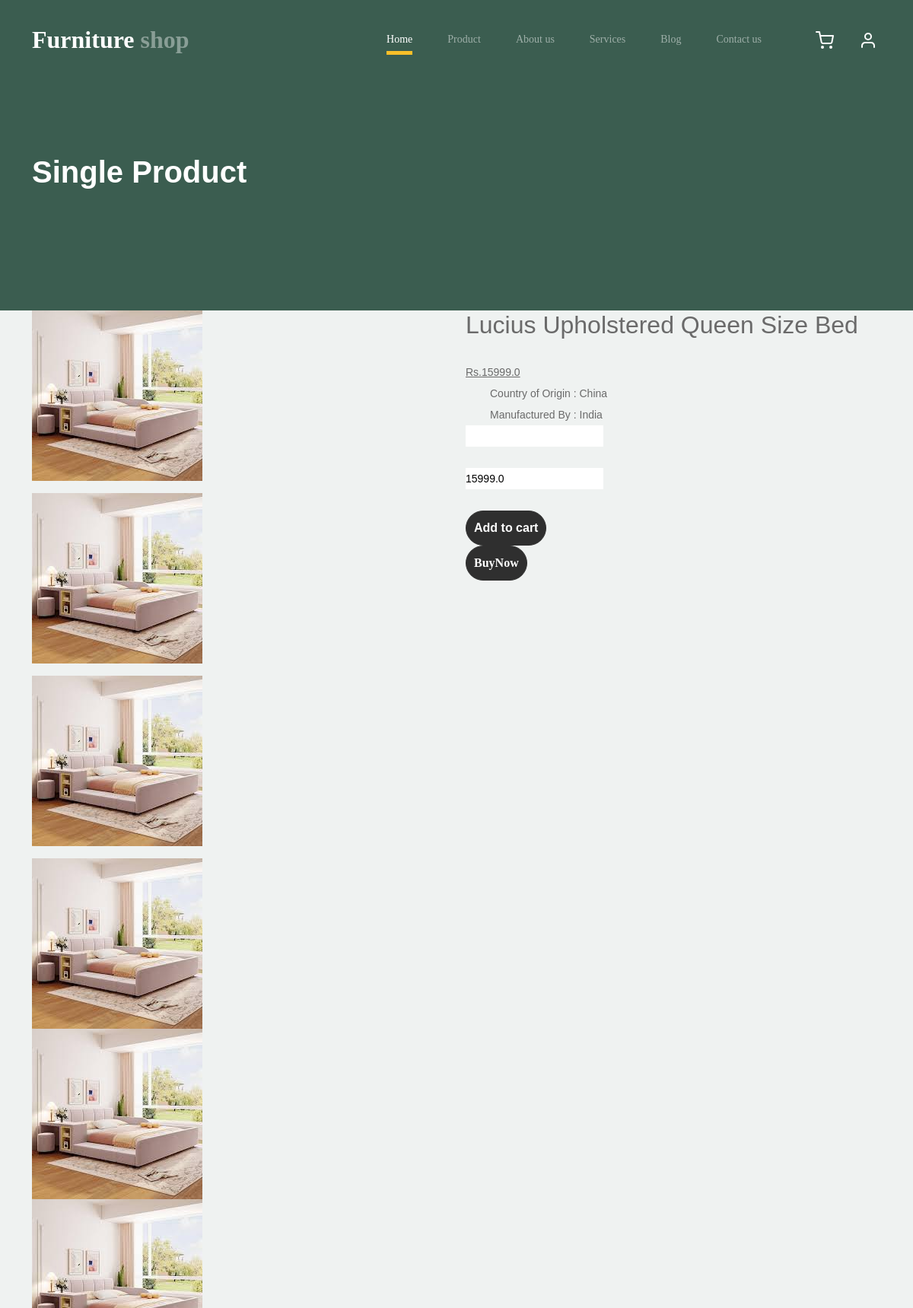
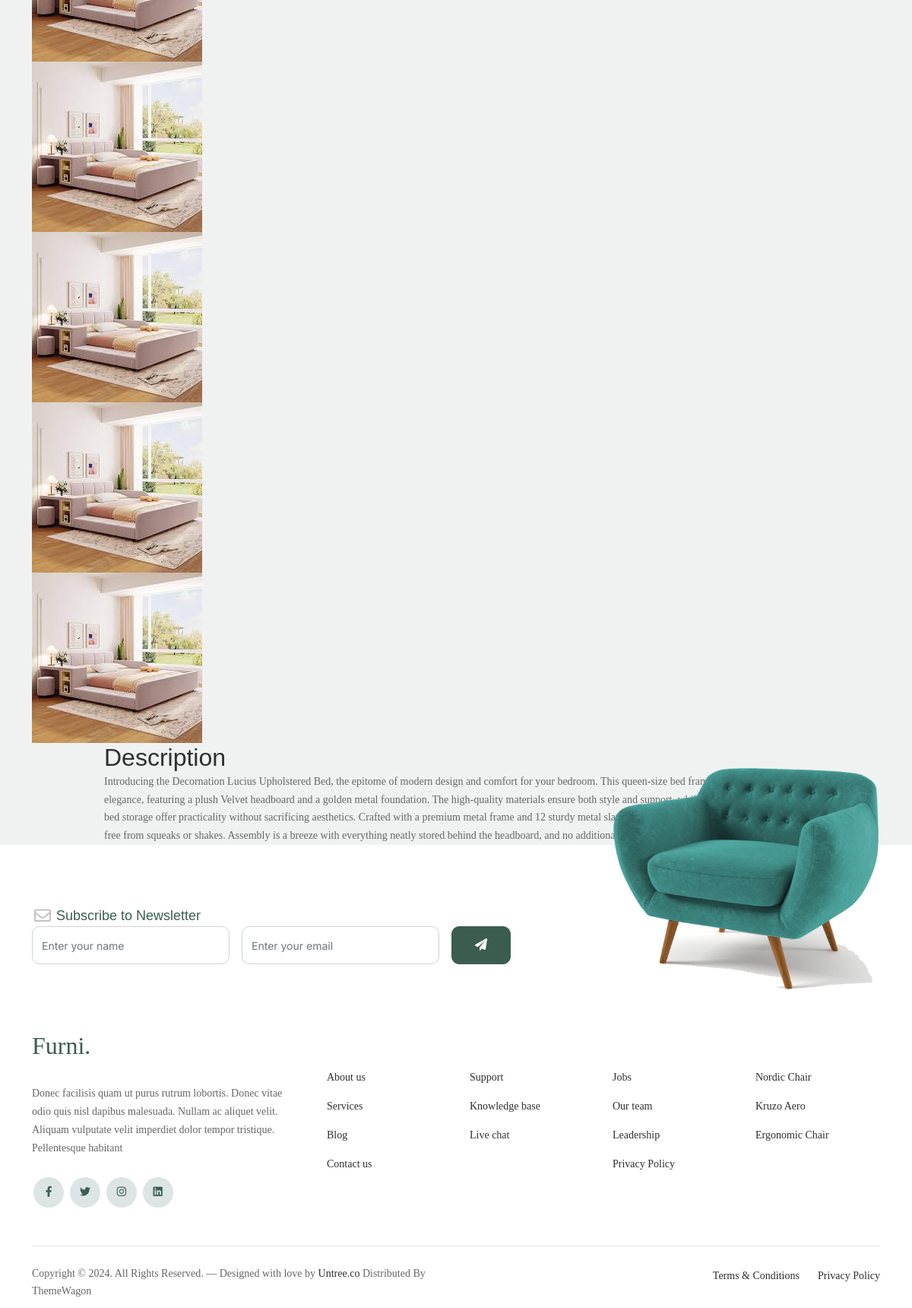
Screenshot of /single_product/4/ (upper part) with the database file from the repository (2 pictures, top to bottom).
### Furniture_app/models.py (models this page shows)
class Product_Db(models.Model):
    Product_Category=models.CharField(max_length=200,null=True,blank=True)
    Product_Name=models.CharField(max_length=200,null=True,blank=True)
    Quantity=models.IntegerField(null=True,blank=True)
    MRP=models.FloatField(null=True,blank=True)
    Discription=models.TextField(max_length=200,null=True,blank=True)
    Country_of_Origin=models.CharField(max_length=200,null=True,blank=True)
    Manufactured_By=models.CharField(max_length=200,null=True,blank=True)
    Product_Image1=models.ImageField(upload_to='product_images',null=True,blank=True)
    Product_Image2=models.ImageField(upload_to='product_images',null=True,blank=True)
    Product_Image3=models.ImageField(upload_to='product_images',null=True,blank=True)

### Web_App/views.py (the view)
# urls.py: path('single_product/<int:sin_id>/',views.single_product,name='single_product'),
def single_product(request,sin_id):
    sing=Product_Db.objects.get(id=sin_id)
    return render(request,'single_product.html',{'sing':sing})

### Web_App/templates/single_product.html (shortened to what this page needs)
<!DOCTYPE html>
{% load static %}
<html class="no-js" lang="en">
<head>
    <link href="{% static 'web/css/bootstrap.min.css' %}" rel="stylesheet">
    <link href="https://cdnjs.cloudflare.com/ajax/libs/font-awesome/6.0.0-beta3/css/all.min.css" rel="stylesheet">
    <link href="{% static 'web/css/tiny-slider.css' %}" rel="stylesheet">
    <link href="{% static 'web/css/style.css' %}" rel="stylesheet">
    <link rel="stylesheet" href="{% static 'web/assets/css/main.css' %}">
</head>
<body>
    <nav class="custom-navbar navbar navbar navbar-expand-md navbar-dark bg-dark" arial-label="Furni navigation bar">
        <div class="container">
            <a class="navbar-brand" href="{% url 'Home_Page' %}">Furniture<span> shop</span></a>
            <div class="collapse navbar-collapse" id="navbarsFurni">
                <ul class="custom-navbar-nav navbar-nav ms-auto mb-2 mb-md-0">
                    <li class="nav-item active"><a class="nav-link" href="{% url 'Home_Page' %}">Home</a></li>
                    <li><a class="nav-link" href="{% url 'product_page' %}">Product</a></li>
                    <li><a class="nav-link" href="{% url 'about_page' %}">About us</a></li>
                    <li><a class="nav-link" href="{% url 'services_page' %}">Services</a></li>
                    <li><a class="nav-link" href="{% url 'blog_page' %}">Blog</a></li>
                    <li><a class="nav-link" href="{% url 'contact_page' %}">Contact us</a></li>
                </ul>
                <ul class="custom-navbar-cta navbar-nav mb-2 mb-md-0 ms-5">
                    <li><a class="nav-link" href="{% url 'Cart_Page' %}"><img src="{% static 'web/images/cart.svg' %}"></a></li>
                    {% if request.session.Name %}
                    <li><a class="nav-link" href="{% url 'User_Sign_out' %}"><img src="{% static 'web/images/user.svg' %}">   {{request.session.Name}} <i style="color: red; font-style:normal;" >/LogOut</i> </a></li>
                    {% else %}
                    <li><a class="nav-link" href="{% url 'Sign_in' %}"><img src="{% static 'web/images/user.svg' %}"></a></li>
                    {% endif %}
                </ul>
            </div>
        </div>
    </nav>
    <div class="hero">
        <div class="container">
            <div class="row justify-content-between">
                <div class="col-lg-5">
                    <div class="intro-excerpt">
                        <h1>Single Product</h1>
                    </div>
                </div>
                <div class="col-lg-7">
                </div>
            </div>
        </div>
    </div>
    <main class="main">
        <section class="mt-50 mb-50">
            <div class="container">
                <div class="row">
                    <div class="col-lg-12">
                        <div class="row mb-50">
                            <div class="col-md-6 col-sm-12 col-xs-12">
                                <div class="detail-gallery">
                                    <div class="product-image-slider">
                                        <figure class="border-radius-10">
                                            <img src="{{sing.Product_Image1.url}}" alt="product image">
                                        </figure>
                                        <figure class="border-radius-10">
                                            <img src="{{sing.Product_Image2.url}}" alt="product image">
                                        </figure>
                                        <figure class="border-radius-10">
                                            <img src="{{sing.Product_Image3.url}}" alt="product image">
                                        </figure>
                                    </div>
                                    <div class="slider-nav-thumbnails pl-15 pr-15">
                                        <div><img src="{{sing.Product_Image2.url}}" alt="product image"></div>
                                        <div><img src="{{sing.Product_Image3.url}}" alt="product image"></div>
                                        <div><img src="{{sing.Product_Image1.url}}" alt="product image"></div>
                                        <div><img src="{{sing.Product_Image2.url}}" alt="product image"></div>
                                        <div><img src="{{sing.Product_Image3.url}}" alt="product image"></div>
                                        <div><img src="{{sing.Product_Image1.url}}" alt="product image"></div>
                                        <div><img src="{{sing.Product_Image2.url}}" alt="product image"></div>
                                    </div>
                                </div>
                            </div>
                            <div class="col-md-6 col-sm-12 col-xs-12">
                                <div class="detail-info">
                                    <h2 class="title-detail">{{sing.Product_Name}}</h2>
                                    <div class="product-detail-rating">
                                        <div class="product-rate-cover text-end">
                                        </div>
                                    </div>
                                    <div class="clearfix product-price-cover">
                                        <div class="product-price primary-color float-left">
                                            <ins><span class="text-brand">Rs.{{sing.MRP}}</span></ins>
                                        </div>
                                    </div>
                                    <div class="product_sort_info font-xs mb-30">
                                        <ul>
                                            <li class="mb-10">Country of Origin :
                                                {{sing.Country_of_Origin}}</li>
                                            <li class="mb-10">Manufactured By : {{sing.Manufactured_By}}
                                            </li>
                                        </ul>
                                    </div>
                                    <div class="detail-extralink">
                                        <form action="{% url 'Save_Cart' %}" method="post" enctype="multipart/form-data">
                                            <div style="width: 160px;" class="product-extra-link2">
                                                <input type="number" id="quantity" min="1" name="quantity_"><br><br>
                                                <input type="text" name="total_" id="total" placeholder="Total Price" value="{{sing.MRP}}"> <br><br>
                                                <button type="submit" class="btn" style="padding: 10px;">Add to cart</button>
                                                <a href="" ><button type="submit" class="btn" style="padding: 10px;">BuyNow</button></a>
                                            </div>
                                        </form>
                                    </div>
                                </div>
                            </div>
                        </div>
                        <div class="row">
                            <div class="col-lg-10 m-auto entry-main-content">
                                <h2 class="section-title style-1 mb-30">Description</h2>
                                <div class="description mb-50">
                                    <p>{{sing.Discription}}</p>
                                </div>
                            </div>
                        </div>
                    </div>
                </div>
            </div>
        </section>
    </main>
    <footer class="footer-section">
        <div class="container relative">
            <div class="sofa-img">
                <img src="{% static 'web/images/sofa.png' %}" alt="Image" class="img-fluid">
            </div>
            <div class="row">
                <div class="col-lg-8">
                    <div class="subscription-form">
                        <h3 class="d-flex align-items-center"><span class="me-1"><img
                                    src="{% static 'web/images/envelope-outline.svg' %}" alt="Image"
                                    class="img-fluid"></span><span>Subscribe to Newsletter</span></h3>
                        <form action="#" class="row g-3">
                            <div class="col-auto">
                                <input type="text" class="form-control" placeholder="Enter your name">
                            </div>
                            <div class="col-auto">
                                <input type="email" class="form-control" placeholder="Enter your email">
                            </div>
                            <div class="col-auto">
                                <button class="btn btn-primary">
                                    <span class="fa fa-paper-plane"></span>
                                </button>
                            </div>
                        </form>
                    </div>
                </div>
            </div>
            <div class="row g-5 mb-5">
                <div class="col-lg-4">
                    <div class="mb-4 footer-logo-wrap"><a href="#" class="footer-logo">Furni<span>.</span></a></div>
                    <p class="mb-4">Donec facilisis quam ut purus rutrum lobortis. Donec vitae odio quis nisl dapibus
                        malesuada. Nullam ac aliquet velit. Aliquam vulputate velit imperdiet dolor tempor tristique.
                        Pellentesque habitant</p>
                    <ul class="list-unstyled custom-social">
                        <li><a href="#"><span class="fa fa-brands fa-facebook-f"></span></a></li>
                        <li><a href="#"><span class="fa fa-brands fa-twitter"></span></a></li>
                        <li><a href="#"><span class="fa fa-brands fa-instagram"></span></a></li>
                        <li><a href="#"><span class="fa fa-brands fa-linkedin"></span></a></li>
                    </ul>
                </div>
                <div class="col-lg-8">
                    <div class="row links-wrap">
                        <div class="col-6 col-sm-6 col-md-3">
                            <ul class="list-unstyled">
                                <li><a href="#">About us</a></li>
                                <li><a href="#">Services</a></li>
                                <li><a href="#">Blog</a></li>
                                <li><a href="#">Contact us</a></li>
                            </ul>
                        </div>
                        <div class="col-6 col-sm-6 col-md-3">
                            <ul class="list-unstyled">
                                <li><a href="#">Support</a></li>
                                <li><a href="#">Knowledge base</a></li>
                                <li><a href="#">Live chat</a></li>
                            </ul>
                        </div>
                        <div class="col-6 col-sm-6 col-md-3">
                            <ul class="list-unstyled">
                                <li><a href="#">Jobs</a></li>
                                <li><a href="#">Our team</a></li>
                                <li><a href="#">Leadership</a></li>
                                <li><a href="#">Privacy Policy</a></li>
                            </ul>
                        </div>
                        <div class="col-6 col-sm-6 col-md-3">
                            <ul class="list-unstyled">
                                <li><a href="#">Nordic Chair</a></li>
                                <li><a href="#">Kruzo Aero</a></li>
                                <li><a href="#">Ergonomic Chair</a></li>
                            </ul>
                        </div>
                    </div>
                </div>
            </div>
            <div class="border-top copyright">
                <div class="row pt-4">
                    <div class="col-lg-6">
                        <p class="mb-2 text-center text-lg-start">Copyright &copy;
                            <script>document.write(new Date().getFullYear());</script>. All Rights Reserved. &mdash;
                            Designed with love by <a href="https://untree.co">Untree.co</a> Distributed By <a
                                hreff="https://themewagon.com">ThemeWagon</a>
                        </p>
                    </div>
                    <div class="col-lg-6 text-center text-lg-end">
                        <ul class="list-unstyled d-inline-flex ms-auto">
                            <li class="me-4"><a href="#">Terms &amp; Conditions</a></li>
                            <li><a href="#">Privacy Policy</a></li>
                        </ul>
                    </div>
                </div>
            </div>
        </div>
    </footer>
</body>
</html>

### rows the page displays
Product_Db: Product_Image1 (picture), Product_Image2 (picture), Product_Image3 (picture), Product_Name "Lucius Upholstered Queen Size Bed", MRP "15999.0", Country_of_Origin "China", Manufactured_By "India", total_ "15999.0", Discription "Introducing the Decornation Lucius Upholstered Bed, the epitome of modern design and comfort for your bedroom. This queen-size bed frame exudes timeless elegance, featuring a plush Velvet headboard and a golden metal foundation. The high-quality materials ensure both style and support, while the 9.6 inches of under bed storage offer practicality without sacrificing aesthetics. Crafted with a premium metal frame and 12 sturdy metal slats, this bed guarantees a restful night’s sleep, free from squeaks or shakes. Assembly is a breeze with everything neatly stored behind the headboard, and no additional tools required."
